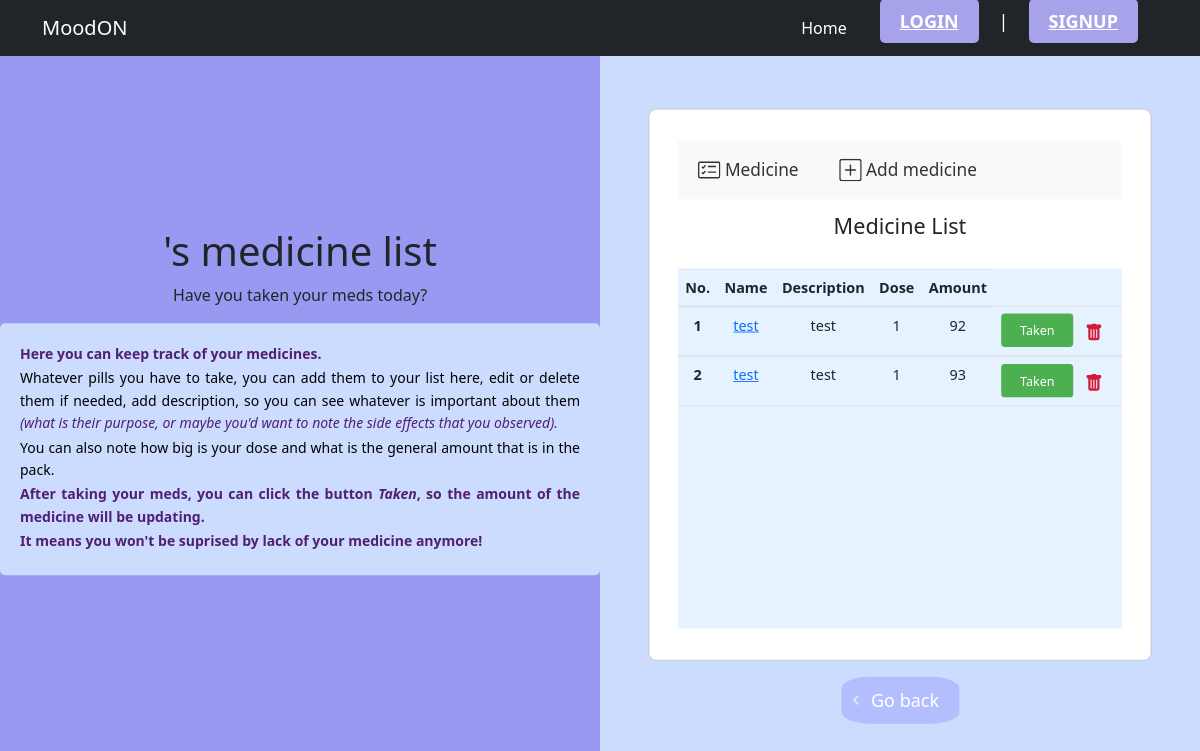
Page /meds-tracking/ on the earlier database version.
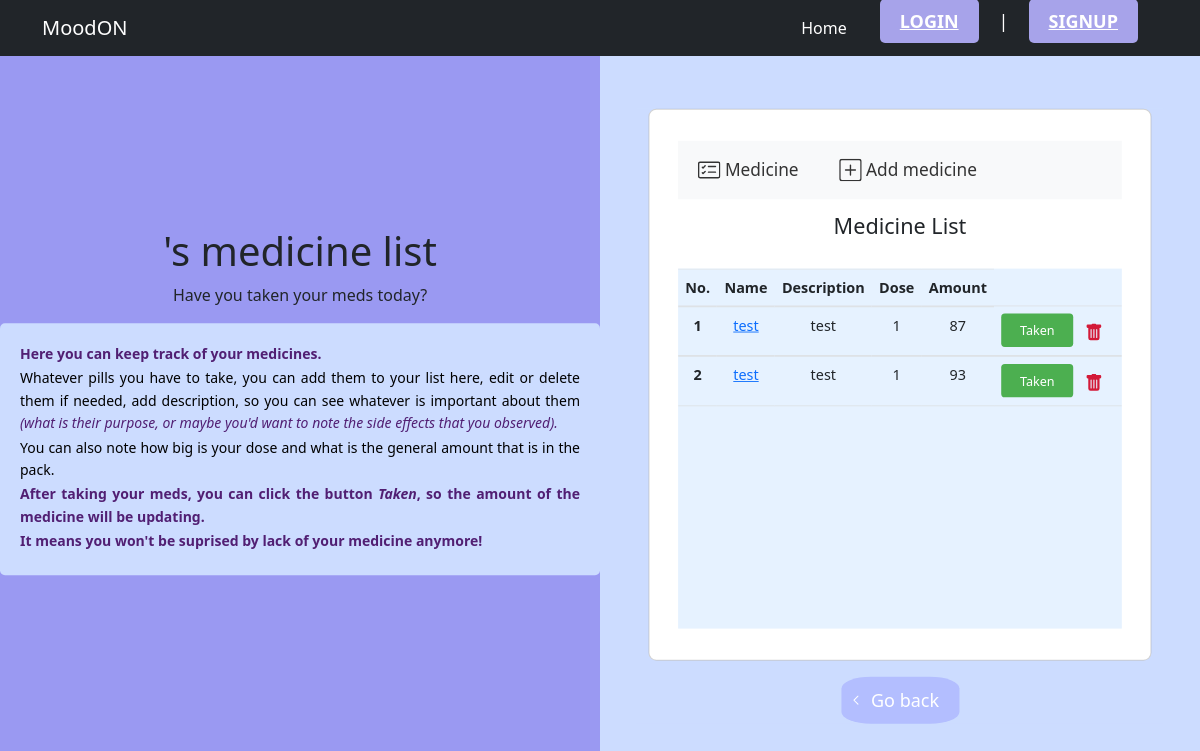
Same page on the later database version.
### mood_tracker/models.py (models this page shows, shortened)
class Medicine(models.Model):
    name = models.CharField(max_length=100)
    description = models.TextField(null=True, blank=True)
    amount = models.PositiveIntegerField(default=1)
    dose = models.PositiveIntegerField(default=1)
    reminders = models.ManyToManyField('MedsReminders')

### mood_tracker/views.py (the view)
# urls.py: path('meds-tracking/', views.info_meds, name='info_meds'),
def info_meds(request):
    meds = Medicine.objects.all()
    return render(request, 'meds/meds_information.html', {'meds': meds})

### mood_tracker/templates/meds/meds_information.html (shortened to what this page needs)
{% extends 'main/main.html' %}
{% load static %}
{% block content %}
<head>
    <link href="https://cdn.jsdelivr.net/npm/bootstrap@5.2.2/dist/css/bootstrap.min.css" rel="stylesheet">
</head>
<div class="split left">
    <div class="centered">
        <div class="title">
            <h1>{{ request.user.username }}'s medicine list</h1>
            <p>Have you taken your meds today?</p>
        </div>
        <div class="instructions">
            <p><b>Here you can keep track of your medicines.</b></p>
            <p>Whatever pills you have to take, you can add them to your list here, edit or delete them if needed, add description, so you can see whatever is important about them <i>(what is their purpose, or maybe you'd want to note the side effects that you observed).</i></p>
            <p>You can also note how big is your dose and what is the general amount that is in the pack.</p>
            <p><b>After taking your meds, you can click the button <i>Taken</i>, so the amount of the medicine will be updating.</b></p>
            <p><b>It means you won't be suprised by lack of your medicine anymore!</b></p>
        </div>
    </div>
</div>
<div class="split right">
    <div class="centered">
        <section style="background-color: #ccdcff;">
            <div class="container">
                <div class="row d-flex justify-content-center align-items-center h-100">
                    <div class="col-12">
                        <div class="card rounded-3">
                            <div class="card-body p-1">
                                <nav class="navbar navbar-expand-lg navbar-light bg-light">
                                    <div class="container-fluid">
                                        <ul class="navbar-nav me-auto mb-2 mb-lg-0">
                                            <li class="nav-item ">
                                                <a class="nav-link-custom" href="/meds-tracking/">
                                                    Medicine
                                                </a>
                                            </li>
                                        </ul>
                                        <div class="collapse navbar-collapse" id="navbarSupportedContent">
                                            <ul class="navbar-nav me-auto mb-2 mb-lg-0">
                                                <li class="nav-item">
                                                    <a class="nav-link-custom" href="{% url 'add_med' %}">
                                                        Add medicine
                                                    </a>
                                                </li>
                                            </ul>
                                        </div>
                                    </div>
                                </nav>
                                <h4 class="text-center my-3 pb-3">Medicine List</h4>
                                <div class="inside">
                                    <table class="table mb-4">
                                        <thead>
                                        <tr>
                                            <th scope="col">No.</th>
                                            <th scope="col">Name</th>
                                            <th scope="col">Description</th>
                                            <th scope="col">Dose</th>
                                            <th scope="col">Amount</th>
                                        </tr>
                                        </thead>
                                        {% for medicine in meds %}
                                        <tbody>
                                            <tr>
                                                <th scope="row">{{ forloop.counter }}</th>
                                                <td>
                                                    {% if medicine.is_finished %}
                                                    <del>
                                                        <a href="{% url 'meds_update' medicine.id %}">
                                                            {{ medicine.name }}
                                                        </a>
                                                    </del>
                                                    {% else %}
                                                    <a href="{% url 'meds_update' medicine.id %}"> {{ medicine.name }}</a>
                                                </td>
                                                <td>{{ medicine.description }}</td>
                                                <td>{{ medicine.dose }}</td>
                                                <td>{{ medicine.amount }}</td>
                                                <td>
                                                    <form action="{% url 'mark_taken' medicine.id %}" method="post">
                                                        <button type="submit" class="mark-taken-button">Taken</button>
                                                    </form>
                                                </td>
                                                <td>
                                                    <form action="{% url 'meds_delete' medicine.id %}" method="post" style="display: inline">
                                                        <button type="submit" class="btn" onclick="return confirm('are you sure?')">
                                                        </button>
                                                    </form>
                                                </td>
                                            </tr>
                                        </tbody>
                                        {% endif %}
                                        {% endfor %}
                                    </table>
                                </div>
                            </div>
                        </div>
                    </div>
                </div>
                <a href="/dashboard/" class="button">
                    <span class="icon">
                        <svg xmlns="http://www.w3.org/2000/svg" width="16" height="16" fill="currentColor" class="bi bi-arrow-left" viewBox="0 0 16 16">
                          <path fill-rule="evenodd" d="M11.854 4.646a.5.5 0 0 1 0 .708L8.207 9l3.647 3.646a.5.5 0 1 1-.708.708l-4-4a.5.5 0 0 1 0-.708l4-4a.5.5 0 0 1 .708 0z"/>
                        </svg>
                      </span>
                    Go back
                </a>
            </div>
        </section>
    </div>
</div>
{% endblock %}

### mood_tracker/templates/main/main.html (shortened to what this page needs)
{% load static %}
<!DOCTYPE html>
<html>
    <head>
        <link rel="stylesheet" href="https://cdn.jsdelivr.net/npm/bootstrap@4.3.1/dist/css/bootstrap.min.css">
        <link rel="stylesheet" href="https://rsms.me/inter/inter.css">
    </head>
    <body>
        {% include 'navbar/navbar.html' %}
        <div class="container-fluid">
        {% block content %}
        {% endblock %}
        </div>
    </body>
</html>

### mood_tracker/templates/navbar/navbar.html (shortened to what this page needs)
{% load static %}
<nav class="navbar navbar-expand-lg navbar-dark ftco_navbar bg-dark ftco-navbar-light" id="ftco-navbar">
  <div class="container">
    <a class="navbar-brand" href="/">Mood<span>ON</span></a>
    <div class="collapse navbar-collapse" id="navbarNav">
      <ul class="navbar-nav ml-auto">
      <ul class="navbar-nav ml-auto">
        {% if request.user.is_authenticated %}
        <li class="nav-item">
          <span class="hello-msg">Hello, {{ request.user.username }}</span>
        </li>
        <li class="nav-item">
          <a class="nav-link" href="{% url 'logout' %}">Logout</a>
        </li>
        {% else %}
        <li class="nav-item active"><a href="/" class="nav-link">Home</a></li>
        <span><a class="hello-msg login-link" href="/login/">Login</a></span>
        <span class="hello-msg">|</span>
        <span><a class="hello-msg register-link" href="{% url 'register' %}">Signup</a></span>
{% endif %}
      </ul>
    </div>
  </div>
</nav>

### mood_tracker/templates/navbar/navbar.html (style rules this page uses)
.navbar li { margin-right: 25px; }
.hello-msg { font-size: 18px; color: #fff; margin-right: 20px; }
.nav-item { display: flex; align-items: center; margin-left: auto; }
.login-link, .register-link { background-color: #A7A3EA;; color: #fff; padding: 10px 20px; border-radius: 5px; text-transform: uppercase; font-weight: bold; }

### mood_tracker/templates/meds/meds_information.html (style rules this page uses)
.split { height: 100%; width: 50%; position: fixed; z-index: 1; top: 0; overflow-x: hidden; padding-top: 20px; }
.left { left: 0; margin-top: 56px; background-color: #9a99f2; }
.right { right: 0; margin-top: 56px; background-color: #ccdcff; }
.centered { position: absolute; top: 45%; left: 50%; transform: translate(-50%, -50%); text-align: center; }
.card { justify-content: center; }
.card-body { scale: 90%; }
.inside { height: 50vh; overflow-y: scroll; background-color: #e6f2ff; }
td { max-width: 5rem; }
a.button { display: inline-block; padding: 10px 20px; background-color: #b3beff; color: white; border: none; border-radius: 25%; text-decoration: none; font-size: 18px; transition: background-color 0.5s, color 0.5s, transform 0.5s; position: relative; padding-left: 30px; }
a.button .icon { position: absolute; top: 45%; left: 5px; transform: translateY(-50%); }
a.button .icon svg { width: 16px; height: 16px; vertical-align: middle; margin-right: 5px; }
.mark-taken-button { background-color: #4CAF50; color: white; border: none; padding: 8px 16px; text-align: center; text-decoration: none; display: inline-block; font-size: 14px; cursor: pointer; border-radius: 4px; transition: background-color 0.3s ease; width: 80px; }
.nav-link-custom { display: flex; align-items: center; text-decoration: none; color: #333; font-size: larger; background-color: none; transition: color 0.2s, background-color 0.2s; padding: 10px; border-radius: 8px; }
.nav-link-custom svg { width: 25px; height: 25px; margin-right: 5px; }
.instructions { margin-bottom: 5%; padding: 20px; background-color: #ccdcff; color: #000; border-radius: 5px; text-align: justify; width: 600px; line-height: 1.6; position: relative; }
.instructions p { font-size: 14px; margin-bottom: 2px; }
.instructions b { color: #511f73; }
.instructions i { font-size: 14px; color: #511f73; }

Differences in the rows shown:
changed Medicine (number 1 of 2 on the later page): amount "92" → "87"
